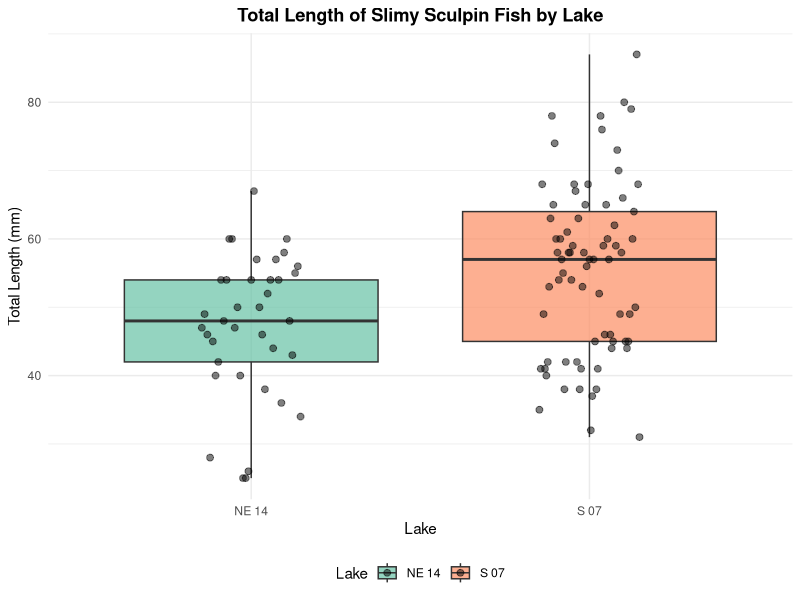
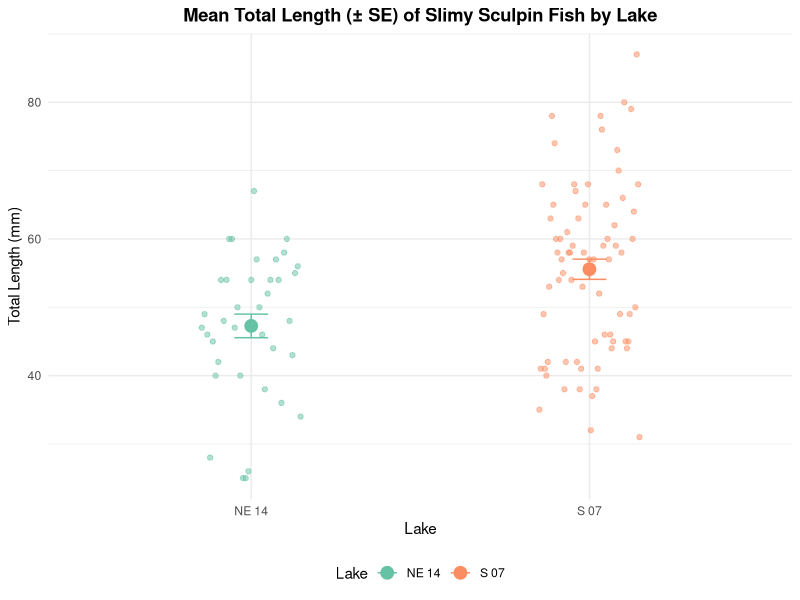
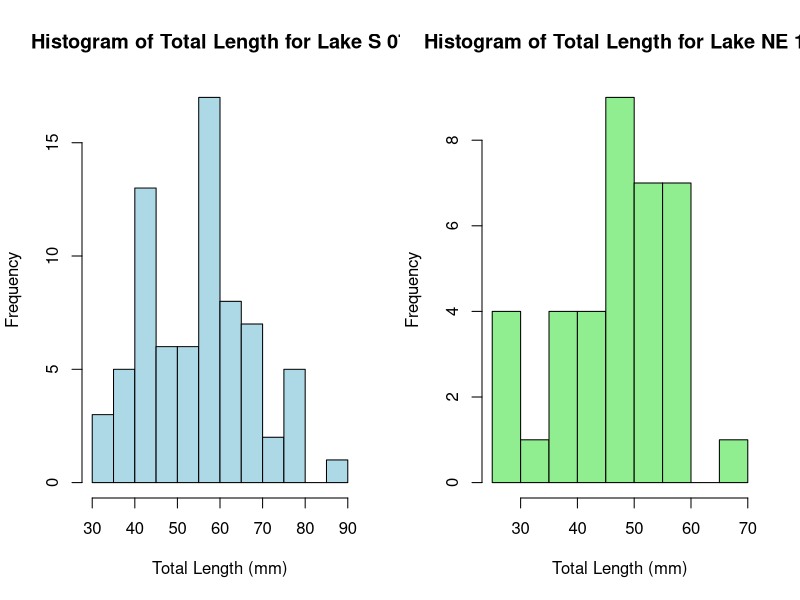
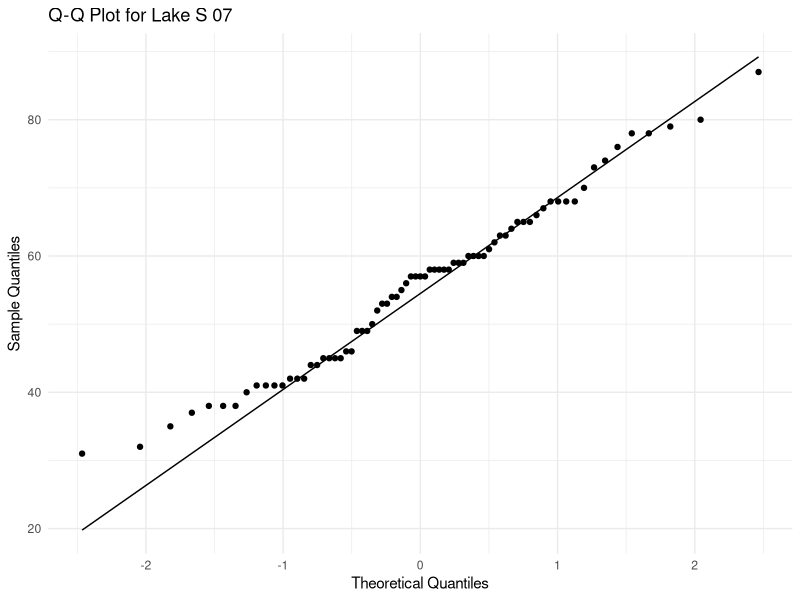
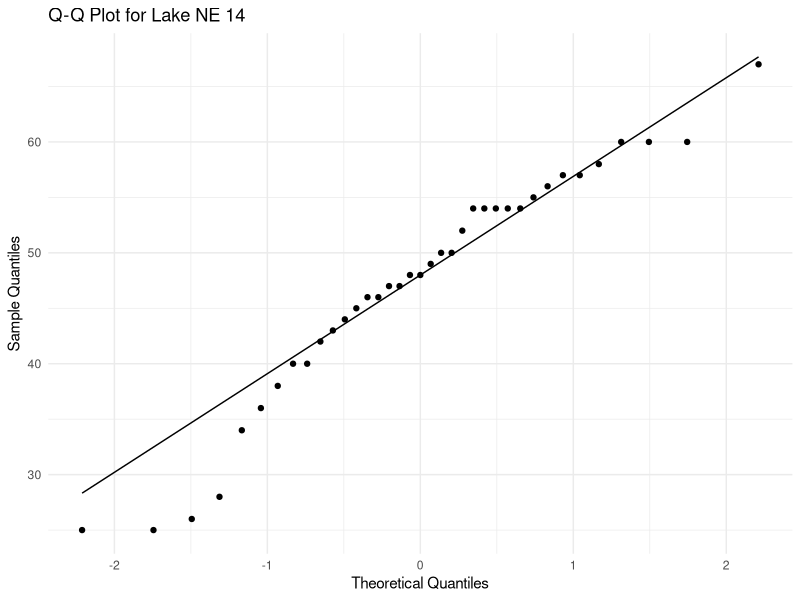
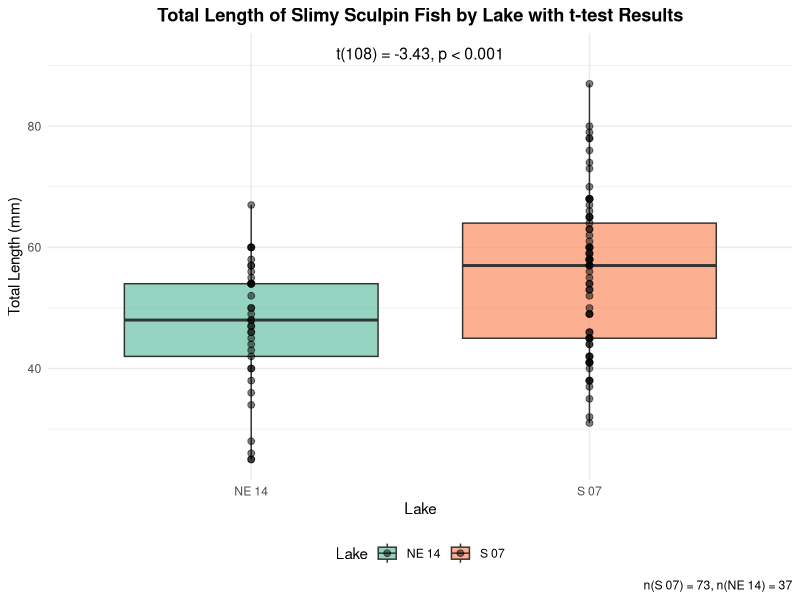

Source code (R) for these figures, in order:
## ---- chunk 1
knitr::opts_chunk$set(echo = TRUE, warning = FALSE, message = FALSE)
## ---- chunk 2
# Load required libraries
library(tidyverse)
library(car)  # For Levene's test
library(ggpubr)  # For adding p-values to plots

# Load the data
sculpin_data <- read_csv("data/sculpin.csv")

# Preview the data
head(sculpin_data)


## ---- chunk 3
# Structure of the dataset
str(sculpin_data)

# Summary statistics
summary(sculpin_data)

# Check for missing values
colSums(is.na(sculpin_data))
## ---- chunk 4
# Select lakes for comparison
lakes_to_compare <- c("S 07", "NE 14")

# Filter data
sculpin_filtered <- sculpin_data %>%
  filter(lake %in% lakes_to_compare) %>%
  filter(!is.na(total_length_mm))

# Create individual datasets for each lake
s07_data <- sculpin_filtered %>% filter(lake == "S 07")
ne14_data <- sculpin_filtered %>% filter(lake == "NE 14")

# Check the number of observations per lake
sculpin_filtered %>%
  group_by(lake) %>%
  summarize(
    count = n(),
    mean_length = mean(total_length_mm),
    sd_length = sd(total_length_mm),
    se_length = sd_length / sqrt(count)
  )
## ---- chunk 5
# Create boxplot with individual points
ggplot(sculpin_filtered, aes(x = lake, y = total_length_mm, fill = lake)) +
  geom_boxplot(alpha = 0.7, outlier.shape = NA) +
  geom_point(position = position_dodge2(width = 0.3), 
             alpha = 0.5, size = 2) +
  labs(
    title = "Total Length of Slimy Sculpin Fish by Lake",
    x = "Lake",
    y = "Total Length (mm)",
    fill = "Lake"
  ) +
  theme_minimal() +
  theme(
    plot.title = element_text(hjust = 0.5, face = "bold"),
    legend.position = "bottom"
  ) +
  scale_fill_brewer(palette = "Set2")
## ---- chunk 6
# Create mean and standard error plot with data points
ggplot(sculpin_filtered, aes(x = lake, y = total_length_mm, color = lake)) +
  # Add individual data points in the background
  geom_point(position = position_dodge2(width = 0.3), 
             alpha = 0.5, size = 1.5) +
  # Add mean and standard error
  stat_summary(fun = mean, geom = "point", size = 4) +
  stat_summary(fun.data = mean_se, geom = "errorbar", width = 0.1) +
  labs(
    title = "Mean Total Length (± SE) of Slimy Sculpin Fish by Lake",
    x = "Lake",
    y = "Total Length (mm)",
    color = "Lake"
  ) +
  theme_minimal() +
  theme(
    plot.title = element_text(hjust = 0.5, face = "bold"),
    legend.position = "bottom"
  ) +
  scale_color_brewer(palette = "Set2")
## ---- chunk 7
# Create histograms for both lakes
par(mfrow = c(1, 2))

# Lake S 07
hist(s07_data$total_length_mm, 
     main = "Histogram of Total Length for Lake S 07",
     xlab = "Total Length (mm)",
     col = "lightblue",
     breaks = 10)

# Lake NE 14
hist(ne14_data$total_length_mm, 
     main = "Histogram of Total Length for Lake NE 14",
     xlab = "Total Length (mm)",
     col = "lightgreen",
     breaks = 8)
## ---- chunk 8
# QQ plot for Lake S 07
s07_data <- sculpin_filtered %>% filter(lake == "S 07")
ggplot(data = s07_data, aes(sample = total_length_mm)) +
  stat_qq() +
  stat_qq_line() +
  labs(
    title = "Q-Q Plot for Lake S 07",
    x = "Theoretical Quantiles",
    y = "Sample Quantiles"
  ) +
  theme_minimal()
## ---- chunk 9
# QQ plot for Lake NE 14
ne14_data <- sculpin_filtered %>% filter(lake == "NE 14")
ggplot(data = ne14_data, aes(sample = total_length_mm)) +
  stat_qq() +
  stat_qq_line() +
  labs(
    title = "Q-Q Plot for Lake NE 14",
    x = "Theoretical Quantiles",
    y = "Sample Quantiles"
  ) +
  theme_minimal()
## ---- chunk 10
# Shapiro-Wilk test for Lake S 07
shapiro_s07 <- shapiro.test(s07_data$total_length_mm)
print("Shapiro-Wilk test for Lake S 07:")
print(shapiro_s07)

# Shapiro-Wilk test for Lake NE 14
shapiro_ne14 <- shapiro.test(ne14_data$total_length_mm)
print("Shapiro-Wilk test for Lake NE 14:")
print(shapiro_ne14)

# Summary table
shapiro_results <- data.frame(
  Lake = c("S 07", "NE 14"),
  W_statistic = c(shapiro_s07$statistic, shapiro_ne14$statistic),
  p_value = c(shapiro_s07$p.value, shapiro_ne14$p.value),
  is_normal = c(shapiro_s07$p.value > 0.05, shapiro_ne14$p.value > 0.05)
)

knitr::kable(shapiro_results, caption = "Shapiro-Wilk Test Results")
## ---- chunk 11
# Calculate variances for each group
s07_variance <- var(s07_data$total_length_mm)
ne14_variance <- var(ne14_data$total_length_mm)

# Print variances
cat("Variance for Lake S 07:", s07_variance, "\n")
cat("Variance for Lake NE 14:", ne14_variance, "\n")

# Calculate variance ratio
variance_ratio <- max(s07_variance, ne14_variance) / min(s07_variance, ne14_variance)
cat("Variance ratio (larger/smaller):", variance_ratio, "\n")

# Levene's test for homogeneity of variances
levene_test <- leveneTest(total_length_mm ~ lake, data = sculpin_filtered)
print(levene_test)
## ---- chunk 12
# Perform the t-test with equal variance (standard t-test)
t_test_equal_var <- t.test(
  total_length_mm ~ lake,
  data = sculpin_filtered,
  var.equal = TRUE  # Use pooled variance
)

# Display the results
print("Two-sample t-test with equal variances:")
print(t_test_equal_var)

# For comparison, also perform Welch's t-test (unequal variances)
t_test_welch <- t.test(
  total_length_mm ~ lake,
  data = sculpin_filtered,
  var.equal = FALSE  # Use Welch's correction
)

print("\nWelch's t-test (unequal variances):")
print(t_test_welch)

# Extract key values for reporting
t_statistic <- round(t_test_equal_var$statistic, 2)
df <- t_test_equal_var$parameter
p_value <- t_test_equal_var$p.value
mean_diff <- round(diff(t_test_equal_var$estimate), 2)
## ---- chunk 13
# Create a plot with the t-test results
p_value_text <- ifelse(p_value < 0.001, "p < 0.001", paste("p =", round(p_value, 3)))

ggplot(sculpin_filtered, aes(x = lake, y = total_length_mm, fill = lake)) +
  geom_boxplot(alpha = 0.7, outlier.shape = NA) +
  geom_point(position = position_dodge(width = 0.3), 
             alpha = 0.5, size = 2) +
  annotate("text", x = 1.5, y = max(sculpin_filtered$total_length_mm) + 5,
           label = paste0("t(", round(df), ") = ", t_statistic, ", ", p_value_text),
           size = 4) +
  labs(
    title = "Total Length of Slimy Sculpin Fish by Lake with t-test Results",
    x = "Lake",
    y = "Total Length (mm)",
    fill = "Lake",
    caption = paste0("n(S 07) = ", nrow(s07_data), ", n(NE 14) = ", nrow(ne14_data))
  ) +
  theme_minimal() +
  theme(
    plot.title = element_text(hjust = 0.5, face = "bold"),
    legend.position = "bottom"
  ) +
  scale_fill_brewer(palette = "Set2")
## ---- chunk 14
# Calculate means and standard errors for reporting
mean_se_by_lake <- sculpin_filtered %>%
  group_by(lake) %>%
  summarize(
    n = n(),
    mean = mean(total_length_mm),
    sd = sd(total_length_mm),
    se = sd / sqrt(n)
  )

print(mean_se_by_lake)

# Calculate percent difference
percent_diff <- abs(diff(mean_se_by_lake$mean)) / min(mean_se_by_lake$mean) * 100
